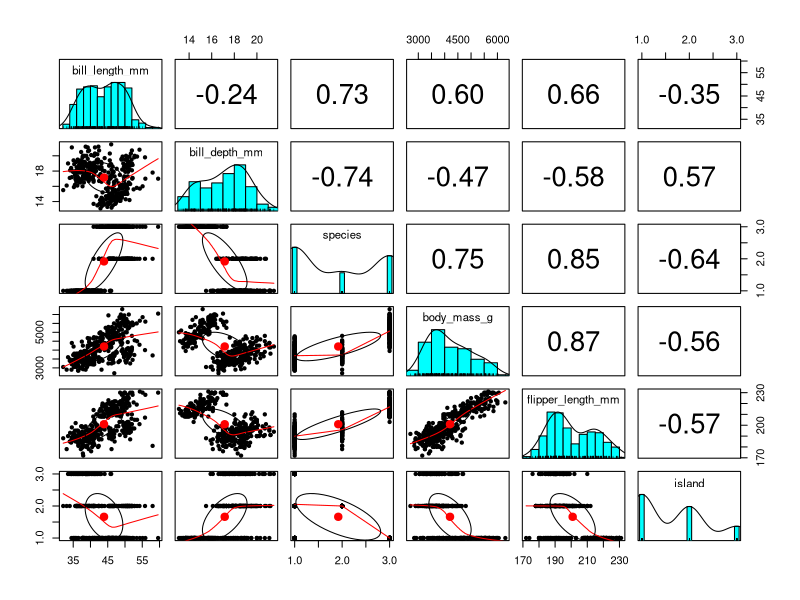
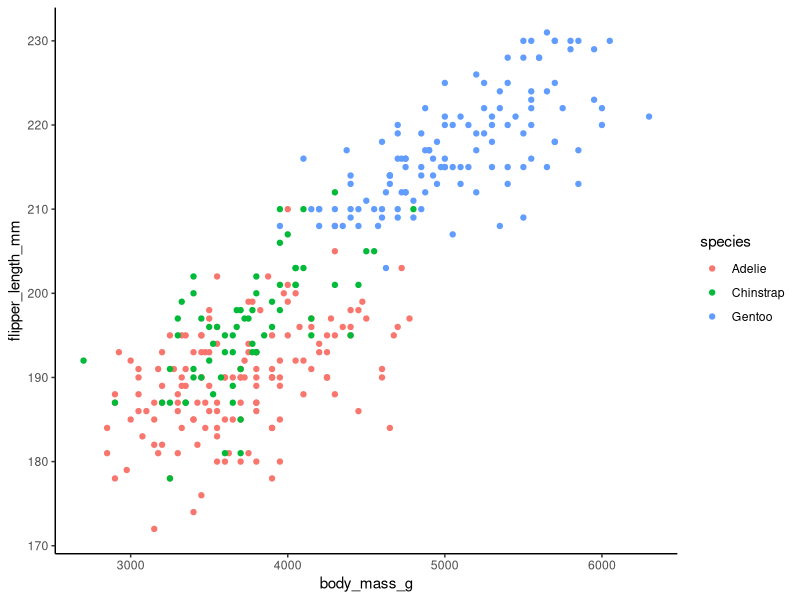

R code for these plots, in order:
library(tidyverse)
library(palmerpenguins)
data(penguins)
library(psych)

## Data Exploration

pairs.panels(penguins[,c('bill_length_mm','bill_depth_mm','species','body_mass_g','flipper_length_mm','island')])


ggplot(penguins, aes(body_mass_g)) +
  geom_point(aes(y=flipper_length_mm, color = species))+
  theme_classic()